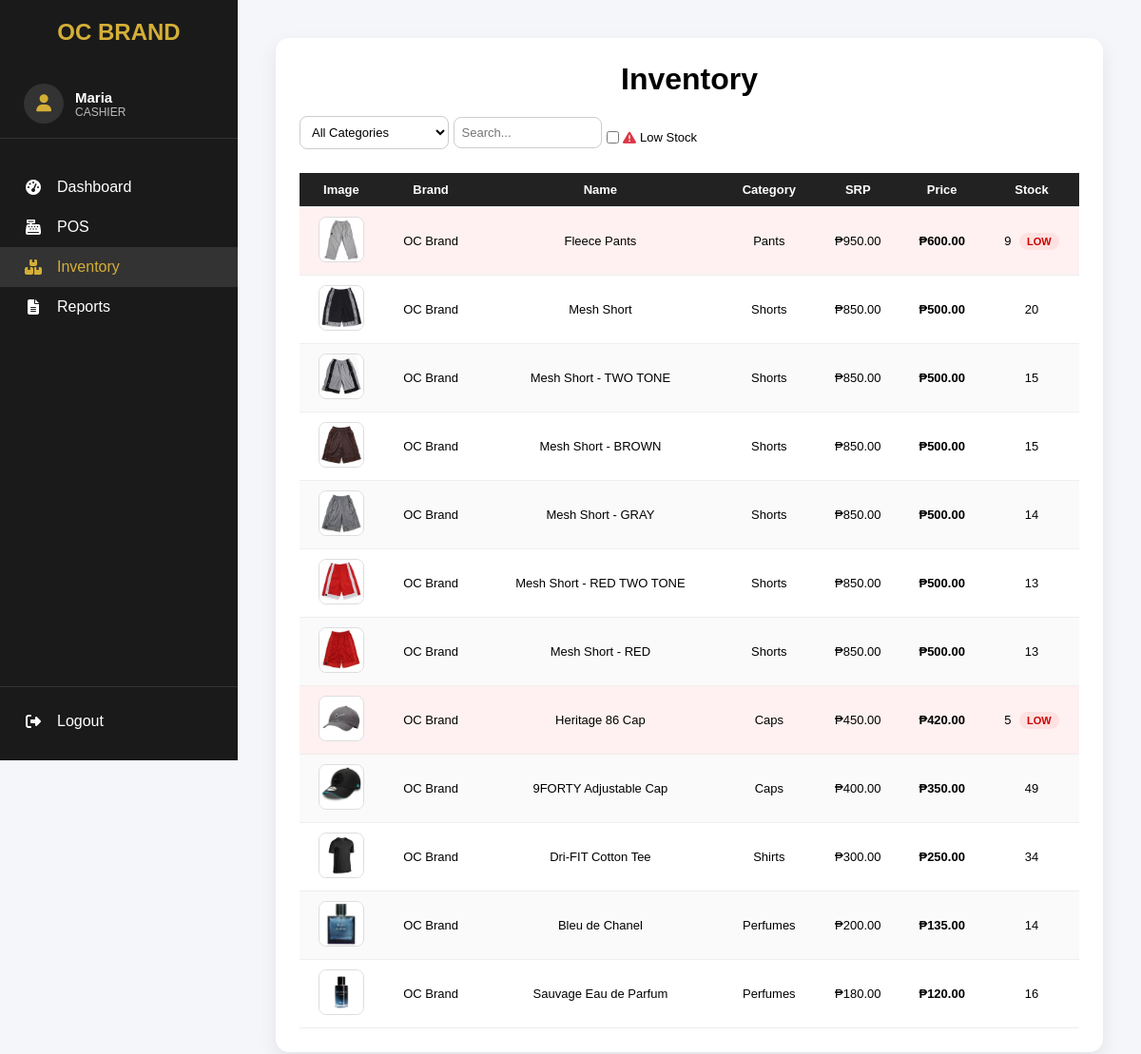
The page /cashier/inventory.php (signed in) on the database its author committed.
### tables this page shows
CREATE TABLE `accounts` (
  `id` int(11) NOT NULL,
  `account_id` varchar(10) NOT NULL,
  `role` enum('cashier','admin') NOT NULL,
  `fname` varchar(100) NOT NULL,
  `mname` varchar(100) NOT NULL,
  `lname` varchar(100) NOT NULL,
  `address` varchar(255) NOT NULL,
  `contact` varchar(50) NOT NULL,
  `password` varchar(255) NOT NULL,
  `photo` text NOT NULL,
  `created_at` timestamp NOT NULL DEFAULT current_timestamp()
);

CREATE TABLE `products` (
  `id` int(11) NOT NULL,
  `brand` varchar(100) NOT NULL,
  `name` varchar(150) NOT NULL,
  `category` varchar(50) NOT NULL,
  `srp` decimal(10,2) NOT NULL,
  `price` decimal(10,2) NOT NULL,
  `quantity` int(11) NOT NULL,
  `image` text DEFAULT NULL,
  `created_at` timestamp NOT NULL DEFAULT current_timestamp()
);

### cashier/inventory.php (the view, shortened to what this page needs)
<?php
include "../db.php";
$sql = "SELECT * FROM products WHERE 1";
$sql .= " ORDER BY id DESC";
$result = mysqli_query($conn, $sql);
$currentPage = basename($_SERVER['PHP_SELF'], '.php');
?>
<!DOCTYPE html>
<html lang="en">
<head>
<link rel="stylesheet" href="https://cdnjs.cloudflare.com/ajax/libs/font-awesome/6.5.0/css/all.min.css">
</head>
<body>
<?php include "sidebar.php"; ?>
<div class="main-content">
<div class="container">
<h1>Inventory</h1>
<div class="top-bar" style="justify-content:space-between">
<form method="GET" style="display:flex; align-items:center; gap:5px;">
    <select name="category">
        <option value="">All Categories</option>
    </select>
<input type="text" id="searchInput" name="search" placeholder="Search..." value="<?= htmlspecialchars($_GET['search'] ?? '') ?>">
<label style="display:flex; align-items:center; gap:4px; cursor:pointer; font-size:13px; white-space:nowrap;">
    <input type="checkbox" name="low_stock" value="1"
        <?= isset($_GET['low_stock']) ? 'checked' : '' ?>
        style="margin:0; vertical-align:middle;">
    <i class="fa-solid fa-triangle-exclamation" style="color:#dc3545; font-size:14px; line-height:1;"></i>
    <span style="line-height:1;">Low Stock</span>
</label>
</form>
</div>
<table>
<tr>
    <th>Image</th>
    <th>Brand</th>
    <th>Name</th>
    <th>Category</th>
    <th>SRP</th>
    <th>Price</th>
    <th>Stock</th>
</tr>
<?php while ($row = mysqli_fetch_assoc($result)): ?>
<?php
$image = !empty($row['image']) ? $row['image'] : 'uploads/no-image.png';
?>
<tr class="<?= ($row['quantity'] < 10) ? 'low-stock' : '' ?>">
<td>
    <img src="../<?= htmlspecialchars($image) ?>" alt="Product Image">
</td>
<td><?= htmlspecialchars($row['brand'] ?? '') ?></td>
<td><?= htmlspecialchars($row['name']) ?></td>
<td><?= htmlspecialchars($row['category']) ?></td>
<td>₱<?= number_format((float)$row['srp'], 2) ?></td>
<td><strong>₱<?= number_format((float)$row['price'], 2) ?></strong></td>
<td>
    <?= (int)$row['quantity'] ?>
    <?= $row['quantity'] < 10 ? '<span class="stock-badge">LOW</span>' : '' ?>
</td>
</tr>
<?php endwhile; ?>
</table>
</div>
</div>
</body>
</html>

### cashier/sidebar.php (shortened to what this page needs)
<?php
require_once __DIR__ . "/../db.php";
$userId = (int) $_SESSION['user_id'];
$stmt = $conn->prepare("SELECT fname, role FROM accounts WHERE id = ?");
$stmt->bind_param("i", $userId);
$stmt->execute();
$user = $stmt->get_result()->fetch_assoc();
$fname = htmlspecialchars($user['fname'] ?? '', ENT_QUOTES, 'UTF-8');
$role  = htmlspecialchars($user['role'] ?? '', ENT_QUOTES, 'UTF-8');
?>
<div class="sidebar">
    <div>
        <h2>OC Brand</h2>
        <div class="sidebar-user">
            <div class="avatar">
                <i class="fas fa-user"></i>
            </div>
            <div class="user-info">
                <span class="name"><?= $fname ?></span>
                <span class="role"><?= ucfirst($role) ?></span>
            </div>
        </div>
        <a href="dashboard.php" class="<?= $currentPage === 'dashboard' ? 'active' : '' ?>">
            <i class="fas fa-tachometer-alt"></i> Dashboard
        </a>
        <a href="pos.php" class="<?= $currentPage === 'pos' ? 'active' : '' ?>">
            <i class="fas fa-cash-register"></i> POS
        </a>
        <a href="inventory.php" class="<?= $currentPage === 'inventory' ? 'active' : '' ?>">
            <i class="fas fa-boxes"></i> Inventory
        </a>
        <a href="reports.php" class="<?= $currentPage === 'reports' ? 'active' : '' ?>">
            <i class="fas fa-file-alt"></i> Reports
        </a>
    </div>
    <div class="logout">
        <a href="#" onclick="confirmLogout(event)">
            <i class="fas fa-sign-out-alt"></i> Logout
        </a>
    </div>
</div>

### cashier/inventory.php (style rules this page uses)
:root { --primary:#28a745; --blue:#007bff; --red:#dc3545; --dark:#222; --light:#f5f6fa; }
* { margin:0;padding:0;box-sizing:border-box; font-family:"Poppins",sans-serif }
body { display:flex; background:var(--light); }
.main-content { flex:1; padding:40px; margin-left:250px; }
.container { background:#fff; padding:25px; border-radius:14px; box-shadow:0 8px 20px rgba(0,0,0,.08); }
h1 { text-align:center; margin-bottom:20px; font-weight:600; }
.top-bar { display:flex; justify-content:flex-end; margin-bottom:15px; }
table { width:100%; border-collapse:collapse; font-size:13px; }
th,td { padding:10px; text-align:center; }
th { background:var(--dark); color:#fff; position:sticky; top:0; z-index:2; }
tr { border-bottom:1px solid #eee; }
tr:nth-child(even) { background:#fafafa }
td img { width:48px; height:48px; border-radius:8px; object-fit:cover; border:1px solid #ddd; }
.low-stock { background:#fff1f1!important; }
.stock-badge { display:inline-block; padding:3px 8px; border-radius:20px; font-size:11px; background:#ffe1e1; color:#c00; margin-left:5px; font-weight:600; }
input,select { width:100%; padding:8px; margin-bottom:10px; border-radius:8px; border:1px solid #ccc; font-size:13px; }
.top-bar select { border:1px solid #ccc; background:#fff; font-size:13px; cursor:pointer; }

### cashier/sidebar.php (style rules this page uses)
.sidebar { width: 250px; height: 100vh; background-color: #1a1a1a; color: #fff; position: fixed; display: flex; flex-direction: column; justify-content: space-between; padding: 20px 0; }
.sidebar h2 { color: #d4af37; text-align: center; margin-bottom: 25px; font-size: 24px; text-transform: uppercase; }
.sidebar-user { display: flex; align-items: center; gap: 12px; padding: 15px 25px; margin-bottom: 30px; border-bottom: 1px solid #333; }
.sidebar-user .avatar { width: 42px; height: 42px; background: #333; border-radius: 50%; display: flex; align-items: center; justify-content: center; color: #d4af37; font-size: 18px; }
.sidebar-user .user-info { display: flex; flex-direction: column; }
.sidebar-user .name { font-size: 15px; font-weight: 600; }
.sidebar-user .role { font-size: 12px; color: #bbb; text-transform: uppercase; }
.sidebar a { display: flex; align-items: center; padding: 12px 25px; color: #fff; text-decoration: none; font-size: 16px; transition: background 0.3s, color 0.3s; }
.sidebar a i { width: 20px; margin-right: 15px; text-align: center; }
.sidebar a:hover, .sidebar a.active { background-color: #333; color: #d4af37; }
.logout { border-top: 1px solid #333; padding-top: 15px; }

### rows shown on the page
accounts: fname "Maria", role "CASHIER"
products: image (picture), brand "OC Brand", name "Fleece Pants", category "Pants", srp "950.00", price "600.00", quantity "9", shows "LOW"
products: image (picture), brand "OC Brand", name "Mesh Short", category "Shorts", srp "850.00", price "500.00", quantity "20"
products: image (picture), brand "OC Brand", name "Mesh Short - TWO TONE", category "Shorts", srp "850.00", price "500.00", quantity "15"
products: image (picture), brand "OC Brand", name "Mesh Short - BROWN", category "Shorts", srp "850.00", price "500.00", quantity "15"
products: image (picture), brand "OC Brand", name "Mesh Short - GRAY", category "Shorts", srp "850.00", price "500.00", quantity "14"
products: image (picture), brand "OC Brand", name "Mesh Short - RED TWO TONE", category "Shorts", srp "850.00", price "500.00", quantity "13"
products: image (picture), brand "OC Brand", name "Mesh Short - RED", category "Shorts", srp "850.00", price "500.00", quantity "13"
products: image (picture), brand "OC Brand", name "Heritage 86 Cap", category "Caps", srp "450.00", price "420.00", quantity "5", shows "LOW"
products: image (picture), brand "OC Brand", name "9FORTY Adjustable Cap", category "Caps", srp "400.00", price "350.00", quantity "49"
products: image (picture), brand "OC Brand", name "Dri-FIT Cotton Tee", category "Shirts", srp "300.00", price "250.00", quantity "34"
products: image (picture), brand "OC Brand", name "Bleu de Chanel", category "Perfumes", srp "200.00", price "135.00", quantity "14"
products: image (picture), brand "OC Brand", name "Sauvage Eau de Parfum", category "Perfumes", srp "180.00", price "120.00", quantity "16"
